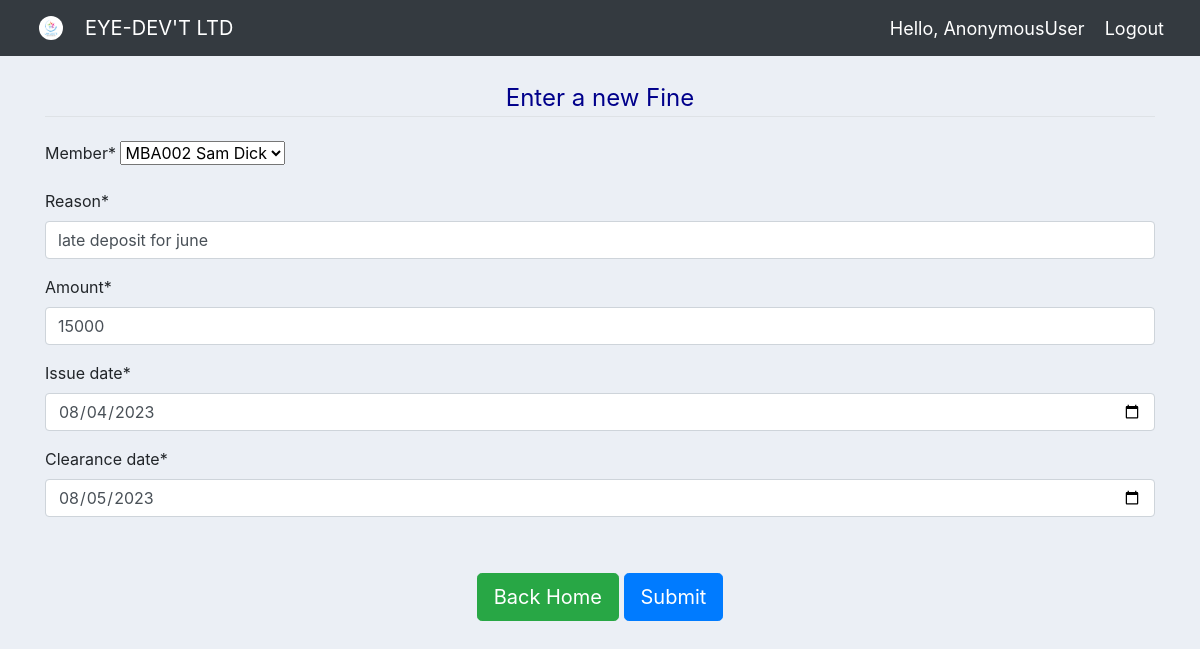
Screenshot of /update_fine/1/ with the database file from the repository.
### kyaclub_app/models.py (models this page shows, shortened)
class Member(models.Model):
    sex_choices = (("Male","male"), ("Female","Female"))
    status_choices = (("Married","Married"),("Single","Single"),
                        ("Windowed","Windowed"),("Divorsed","Divorsed"))
    member_id =models.CharField(max_length=10, primary_key=True )
    full_name = models.CharField(max_length=200, null=False)
    nin = models.CharField(max_length=100)
    occupation=models.CharField(max_length=500)
    sex = models.CharField(max_length=10,choices = sex_choices)
    marital_status = models.CharField(max_length=30, choices=status_choices)
    email = models.EmailField(max_length=100)
    telephone = models.PositiveIntegerField()
    date_of_birth = models.DateField(validators=[MaxValueValidator(datetime.date.today)])
    current_address = models.CharField(max_length=300)
    home_address = models.CharField(max_length=300)
    Registered_date = models.DateTimeField(auto_now_add=True)
    def __str__(self):
        return self.member_id + " " +self.full_name

class Fine(models.Model):
    status_choices = (("paid","paid"), ("unpaid","unpaid"))
    member = models.ForeignKey(Member, on_delete=models.CASCADE)
    reason = models.CharField(max_length=200, null=False)
    amount = models.PositiveIntegerField()
    status = models.CharField(max_length=30, choices = status_choices, default="unpaid")
    issue_date = models.DateField()
    clearance_date = models.DateField(validators=[MinValueValidator(datetime.date.today)])

### kyaclub_app/views.py (the view)
# urls.py: path('update_fine/<int:id>/', views.updateFine, name='update_fine'),
def updateFine(request, id):
    fine = Fine.objects.get(id=id)
    form = FineForm(instance=fine)
    if request.method == "POST":
        form = FineForm(request.POST, instance=fine)
        if form.is_valid():
            form.save()
            return redirect('all_fine')
    context = {'form': form }
    return render(request, 'members/fine_create.html', context)

### kyaclub_app/forms.py
class FineForm(ModelForm):
    issue_date = forms.DateField(widget=forms.widgets.DateInput(
        attrs={'type': 'date'}))
    clearance_date = forms.DateField(widget=forms.widgets.DateInput(
        attrs={'type': 'date'}))
    class Meta:
        model = Fine
        fields = '__all__'
        exclude = ["status"]

### kyaclub_app/templates/members/fine_create.html (shortened to what this page needs)
{% extends 'members/main.html' %}
{% load crispy_forms_tags %}
{% load static %}
{% block content  %}
    <link rel="stylesheet" href="{% static 'css/main.css' %}">
    <div class="container" >
    <br>
    <form method="POST"  action="" >
      <fieldset class="form-group">
          <legend class="border-bottom mb-4" style="color: darkblue; text-align: center;">Enter a new Fine</legend>
          {{ form|crispy }}
      </fieldset><br>
      <div class="form-group" id="signup-button" align="center">
          <a class="btn btn-lg btn-success" href="{% url 'home' %}">Back Home</a>
          <button class="btn btn-lg btn-primary">Submit</button>
      </div>
    </form>
{% endblock content %}

### kyaclub_app/static/css/main.css (style rules this page uses)
body { background-color: #ebeff5; }

### rows the page displays
Member: member "MBA002 Sam Dick"
Fine: reason "late deposit for june", amount "15000", issue_date "08/04/2023", clearance_date "08/05/2023"

### other values shown
{{ request.user }} "AnonymousUser"
